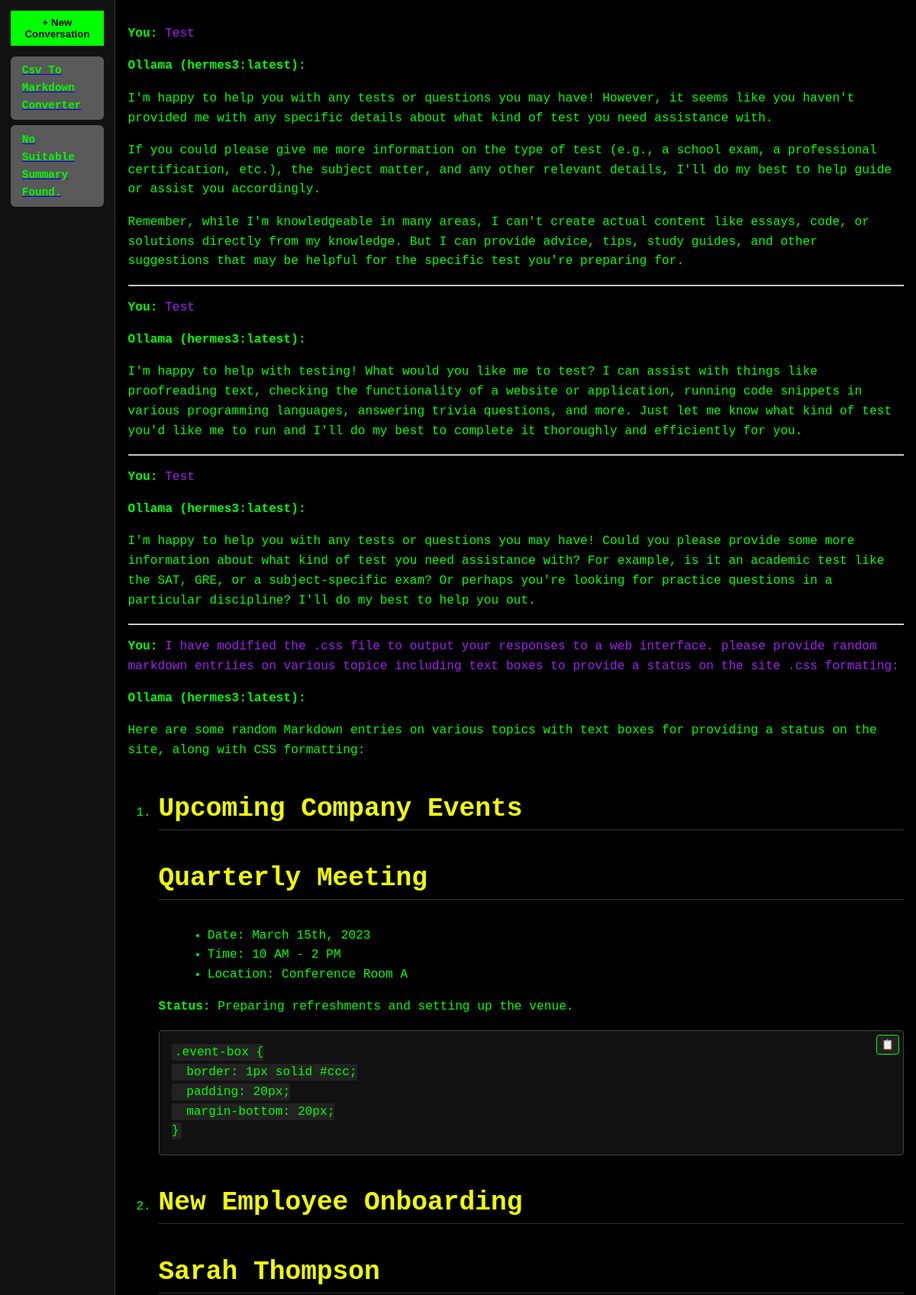
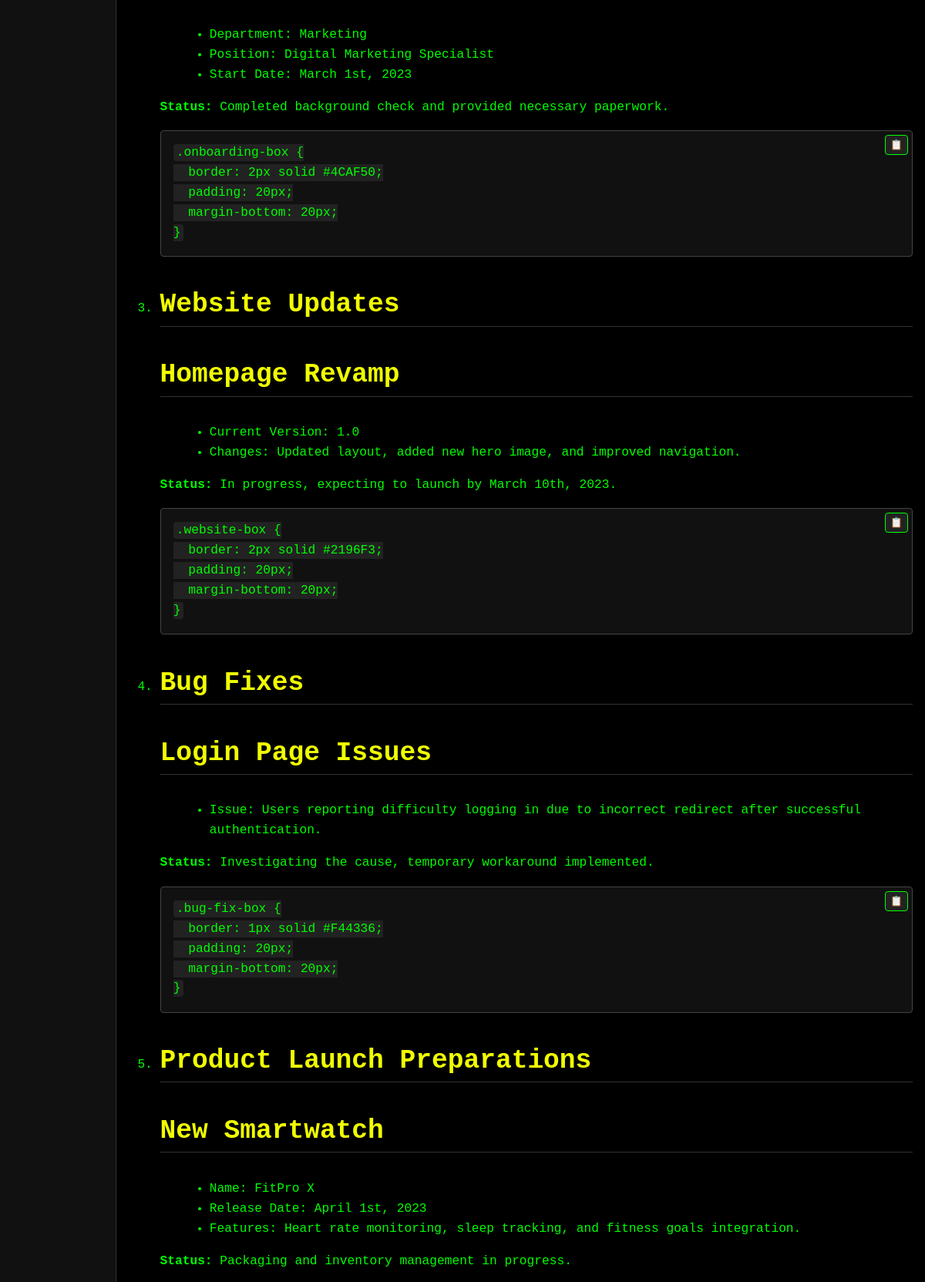
Page /conversation/1 (upper part) on the committed database (2 pictures, top to bottom).
### tables this page shows
CREATE TABLE conversations (
                id INTEGER PRIMARY KEY AUTOINCREMENT,
                title TEXT,
                created_at TIMESTAMP DEFAULT CURRENT_TIMESTAMP
            );

CREATE TABLE messages (
                id INTEGER PRIMARY KEY AUTOINCREMENT,
                conversation_id INTEGER,
                sender TEXT,
                message TEXT,
                model TEXT,
                timestamp TIMESTAMP DEFAULT CURRENT_TIMESTAMP,
                FOREIGN KEY(conversation_id) REFERENCES conversations(id)
            );

### chat/main.py (the view)
    @app.get("/conversation/{conversation_id}", response_class=HTMLResponse)
    async def load_conversation(conversation_id: int, request: Request):
        selected_model = request.cookies.get("selected_model", "hermes3:latest")
        convo_data = load_conversation_data(conversation_id)
        if not convo_data:
            return HTMLResponse(content="Conversation not found", status_code=404)
        history, model = convo_data
        rendered_history = []
        for entry in history:
            rendered_entry = dict(entry)
            rendered_entry["response_html"] = md.convert(entry["response"])
            rendered_history.append(rendered_entry)
        conversations = list_conversations()
        return templates.TemplateResponse("index.html", {
            "request": request,
            "history": rendered_history,
            "default_model": model or selected_model,
            "conversations": conversations,
            "conversation_id": conversation_id
        })

### templates/index.html (shortened to what this page needs)
<!DOCTYPE html>
<html lang="en">
<head>
    <link rel="stylesheet" href="/static/css/base.css">
    <link rel="stylesheet" href="/static/css/sidebar.css">
    <link rel="stylesheet" href="/static/css/output.css">
    <link rel="stylesheet" href="/static/css/input.css">
    <link rel="stylesheet" href="/static/css/mobile.css">
</head>
<body data-default-model="{{ default_model }}">
    <div id="container">
        <div id="sidebar">
            <button id="new-conversation">+ New Conversation</button>
                <div id="conversation-list">
                {% for convo in conversations %}
                    <a href="/conversation/{{ convo[0] }}">
                        <div class="conversation-item">
                            {{ convo[1] or "Untitled" }}
                        </div>
                    </a>
                {% endfor %}
                </div>
        </div>
        <div id="main">
            <div id="response-box">
                {% if not conversation_id %}
                    <div id="welcome-message">
                        <img src="/static/images/blacklistedwork.png" alt="Welcome Logo" class="welcome-logo">
                        <h1>Welcome to chatAI</h1>
                        <p>This platform allows you to explore intelligent conversation with powerful models.</p></br>
                        <p>Ask a question below to get started or select a previous conversation from the sidebar.</p>
                    </div>
                {% else %}
                    {% for entry in history %}
                        <div class="conversation-pair">
                            <p><strong>You:</strong> <span class="user-prompt">{{ entry.prompt }}</span></p>
                            <p><strong>Ollama ({{ entry.model }}):</strong></p>
                            <div class="markdown-response ai-response">
                                {{ entry.response_html | safe }}
                            </div>
                        </div>
                        <hr>
                    {% endfor %}
                {% endif %}
            </div>
        </div>
    </div>
</body>
</html>

### static/css/base.css (style rules this page uses)
html { font-size: clamp(14px, 1.2vw, 18px); }
body { margin: 0; padding: 0; background-color: black; color: #00FF00; font-family: monospace; height: 100vh; display: flex; line-height: 1.6; }
h1, h2, h3 { font-size: clamp(1.6rem, 3vw, 2.4rem); }
p, li, td, th { font-size: clamp(1rem, 1.5vw, 1.125rem); }
#container { display: flex; width: 100%; height: 100vh; overflow: hidden; }
* { scrollbar-width: thin; scrollbar-color: red #333; }

### static/css/sidebar.css (style rules this page uses)
#sidebar { background-color: #111; width: 20%; min-width: 150px; max-width: 50%; padding: 1em; box-sizing: border-box; color: #F0FF00; resize: horizontal; overflow-y: auto; display: flex; flex-direction: column; }
#new-conversation { margin-bottom: 1em; padding: 8px; background-color: #00FF00; color: black; font-weight: bold; border: none; cursor: pointer; }
#conversation-list { flex-grow: 1; overflow-y: auto; }
.conversation-item { display: block; background-color: #595959; color: #00FF00; padding: 0.5em 1em; margin-bottom: 0.5em; text-decoration: none; border-radius: 6px; font-family: monospace; font-weight: bold; transition: background-color 0.2s, color 0.2s; }

### static/css/input.css (style rules this page uses)
button { padding: 8px 12px; background-color: #00FF00; color: black; font-weight: bold; border: none; cursor: pointer; }

### rows in the picture
conversations: title "Csv To Markdown Converter"
conversations: title "No Suitable Summary Found."
messages: prompt "Test"
messages: model "hermes3:latest"
messages: prompt "Test"
messages: model "hermes3:latest"
messages: prompt "Test"
messages: model "hermes3:latest"
messages: prompt "I have modified the .css file to output your responses to a web interface. please provide random markdown entriies on various topice including text boxes to provide a status on the site .css formating:"
messages: model "hermes3:latest"
